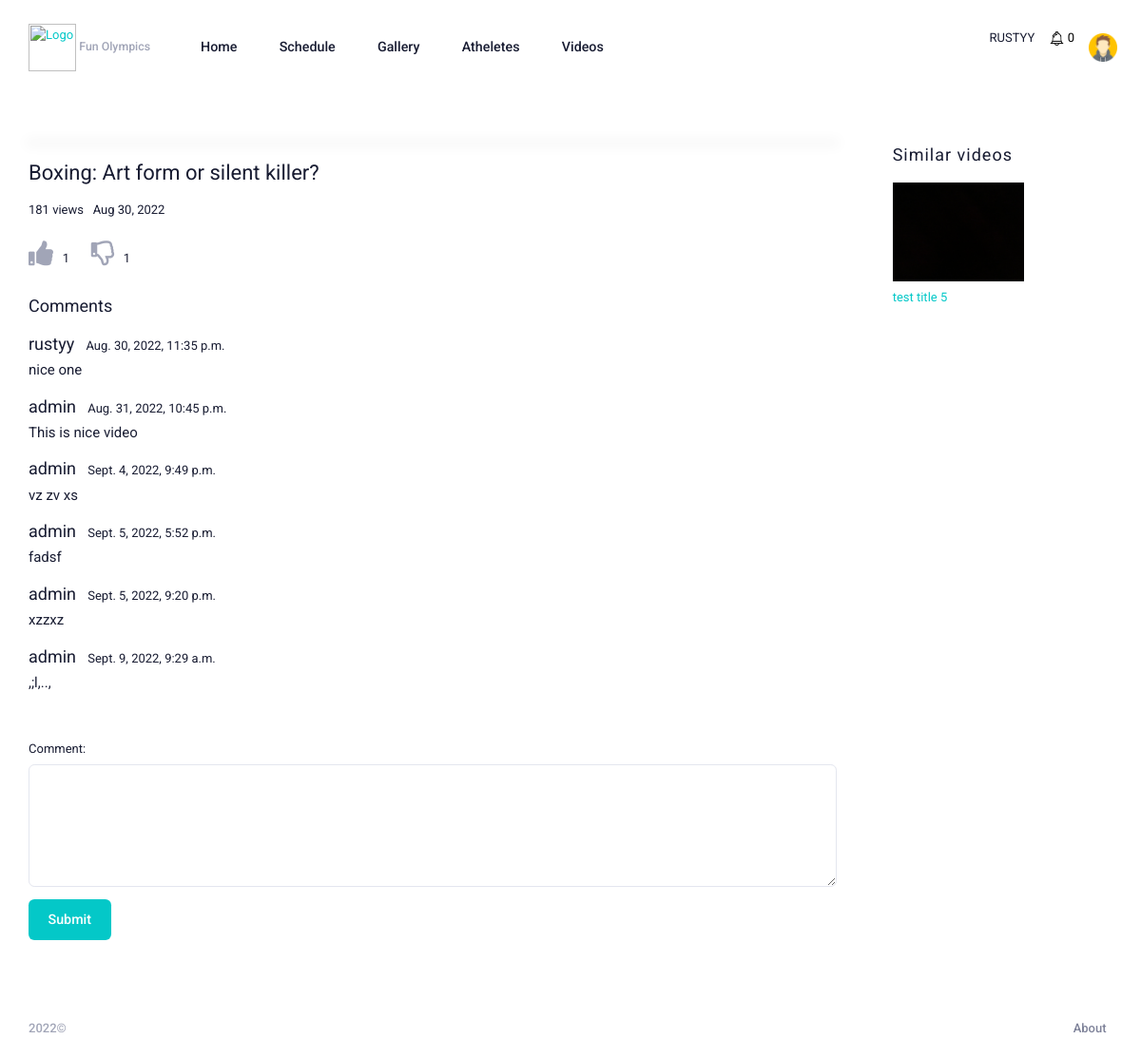
Screenshot of /videos/1/ (signed in) with the database file from the repository.
### users/models.py (models this page shows, shortened)
class CustomUser(AbstractUser):
    username = models.CharField(max_length=200, blank=True)
    email = models.EmailField(_("email address"), unique=True)
    first_name = models.CharField(max_length=250, blank=True, null=True)
    last_name = models.CharField(max_length=250, blank=True, null=True)
    phone = models.CharField(max_length=250, blank=True, null=True)
    gender = models.CharField(max_length=250, blank=True, null=True)
    country = models.CharField(max_length=250, blank=True, null=True)
    USERNAME_FIELD = "email"
    REQUIRED_FIELDS = []
    objects = CustomUserManager()

### home/models.py (models this page shows, shortened)
class Video(models.Model):
    user = models.ForeignKey(CustomUser,
                on_delete= models.CASCADE,related_name='user_video')
    category = models.ForeignKey(Categories,
        on_delete=models.DO_NOTHING, related_name='category_video', null=True)
    title = models.CharField(max_length=255)
    image = models.ImageField(upload_to='images/')
    video_link = EmbedVideoField()
    created_at = models.DateTimeField(auto_now_add=True)

class Views(models.Model):
    video = models.ForeignKey(Video, on_delete=models.CASCADE
    ,related_name='video_views')
    count = models.IntegerField(default=0, blank=True)
    created_at = models.DateTimeField(auto_now_add=True)
    def __str__(self):
        return str(self.count)
    class Meta:
        verbose_name_plural = "Views"

class Comment(models.Model):
    video = models.ForeignKey(Video, on_delete=models.CASCADE, related_name='video_comment')
    user = models.ForeignKey(CustomUser,
                on_delete= models.CASCADE,related_name='user_comment', blank=True)
    comment = models.TextField()
    created_at = models.DateTimeField(auto_now_add=True)
    update_at = models.DateTimeField(auto_now=True)

### home/views.py (the view)
# urls.py: path("videos/<int:pk>/", VideoDetailView.as_view(), name="video-detail"),
class VideoDetailView(LoginRequiredMixin, View):
    def get(self, request, pk=None):
        video = get_object_or_404(Video, id=pk)
        form = CommentForm()
        try:
            count = Views.objects.filter(video=video)[0]
        except Exception:
            count = Views.objects.create(video=video)
        count.count += 1
        count.save()
        title = "Similar"
        videos = Video.objects.filter(
            category=video.category
        ).exclude(id=video.id)[:3]
        if not videos.exists():
            title = "Recent"
            videos = Video.objects.all().order_by('-id')[:3]
        comments = Comment.objects.filter(video=video)
        like = Like.objects.filter(
            video=video, is_like=True).count()
        dislike = Like.objects.filter(
            video=video, is_like=False).count()
        context = {
            'video': video,
            'view_count': count,
            'videos': videos,
            'comments': comments,
            'form': form,
            'like': like,
            'dislike': dislike,
            'title': title,
            'pk': pk
        }
        return render(request, 'home/video/video-detail.html', context)

### home/forms.py
class CommentForm(ModelForm):
    class Meta:
        model = Comment
        fields = '__all__'

### home/context_processors.py (called while the page is built)
def get_notifications(request):
    try:
        user = request.user
        notification = Notification.objects.filter(user=user)
        count = notification.count()
    except Exception:
        notification = ""
        count = 0
    return {
        'noti_count': count,
        'noti_data' : notification
    }

def get_news(request):
    news = News.objects.all().order_by('-id')
    return {'news':news}

### templates/home/video/video-detail.html (shortened to what this page needs)
{% extends "home/base.html" %}
{% load embed_video_tags %}
{% load static %}
{% block content %}
<div id="kt_content_container" class="d-flex flex-column-fluid align-items-start container-xxl mb-15">
    <div class="content flex-row-fluid" id="kt_content">
        <div class="row">
            <div class="col-md-9">
                <div class="mt-5">
                    <p style="font-size: 22px;">{{video.title}}</p>
                    <div class="d-flex justify-content">
                        <p class="mb-0">{{view_count}} views&nbsp;&nbsp;&nbsp;</p>
                        <p class="mb-0">{{video.created_at|date:"M d, Y"}}</p>
                    </div>
                    <div class="mt-7">
                        <span class="mr-4">
                            <a href="#" target="_blank" hx-post="{% url 'like-add' pk %}" hx-target="#like-count">
                                <i class="fas fa-thumbs-up fa-2x">&nbsp;</i>
                            </a>
                            <span id="like-count">
                                {% include 'home/video/like.html' %}
                            </span>
                        </span>
                        <span class="mr-4">
                            <a href="#" target="_blank" hx-post="{% url 'dislike-add' pk %}" hx-target="#dislike-count">
                                <i class="far fa-thumbs-down fa-2x">&nbsp;</i>
                            </a>
                            <span id="dislike-count">
                                {% include 'home/video/dislike.html' %}
                            </span>
                        </span>
                    </div>
                    <p class="mt-8" style="font-size: 18px;">
                        Comments
                    </p>
                    <div class="mt-3">
                        <div id="comment-list">
                           {% include 'home/video/comment.html' %}
                        </div>
                    </div>
                    <div class="mt-15">
                        <form id="myForm">
                            <div class="form-group">
                                <label for="comment">Comment:</label>
                                <textarea class="form-control" rows="5" id="comment_box" name="comment"></textarea>
                            </div>
                            <button
                                type="submit"
                                hx-post="{% url 'video-add' pk %}"
                                hx-target="#comment-list"
                                class="btn btn-primary"
                            >
                                Submit
                            </button>
                        </form>
                    </div>
                </div>
            </div>
            <div class="col-md-3">
                <div class="pl-5">
                    <div class="mb-5">
                        <p style="font-size: 18px; letter-spacing: 1px;">{{title}} videos</p>
                    </div>
                    <div class="">
                        {% for video in videos %}
                        <a href="{% url 'video-detail' video.id %}">
                            <div class="mb-5">
                                <img src="{{video.image.url}}" width="60%">
                                <p class="mt-2">
                                    {{video.title}}
                                </p>
                            </div>
                        </a>
                        {% endfor %}
                    </div>
                </div>
            </div>
        </div>
    </div>
</div>
{% endblock %}

### templates/partials/_header.html (shortened to what this page needs)
{% load static %}
<div id="kt_header" class="header align-items-stretch" data-kt-sticky="true" data-kt-sticky-name="header"
    data-kt-sticky-offset="{default: '200px', lg: '300px'}">
    <div class="container-xxl d-flex align-items-center">
        <div class="header-logo me-5 me-md-10 flex-grow-1 flex-lg-grow-0">
            <a href="{% url 'home' %}">
                <img id="olympic-logo" alt="Logo" src="" class="logo-sticky h-50px" />
                <a href="{% url 'home' %}" class="fw-bold text-muted text-hover-primary fs-7">Fun
                    Olympics</a>
            </a>
        </div>
        <div class="text-center">
            <a href="/" class="btn">Home</a>
            <a href="{% url 'schedule' %}" class="btn">Schedule</a>
            <a href="{% url 'gallery' %}" class="btn">Gallery</a>
            <a href="{% url 'atheletes' %}" class="btn">Atheletes</a>
            <a href="{% url 'video' %}" class="btn">Videos</a>
        </div>
        <div class="d-flex align-items-stretch justify-content-between flex-lg-grow-1">
            <div class="topbar d-flex align-items-stretch flex-shrink-0">
                <div>
                    <span class="mr-3">{{request.user.username|upper}}</span>
                    <a href="#" data-toggle="dropdown">
                        <img src="/media/images/bell.png" class="img-fluid" width="15" />
                        <span style="color: black;">{{noti_count}}</span>
                    </a>
                </div>
                <div class="d-flex align-items-center me-n3 ms-1 ms-lg-3" id="kt_header_user_menu_toggle">
                    <div class="btn btn-icon btn-active-light-primary btn btn-icon btn-active-light-primary btn-custom w-30px h-30px w-md-40px h-md-40px"
                        data-kt-menu-trigger="click" data-kt-menu-attach="parent" data-kt-menu-placement="bottom-end">
                        {% if request.user.is_authenticated %}
                        {% if request.user.avatar_user.avatar %}
                        <img class="h-30px w-30px rounded" src="{{request.user.avatar_user.avatar.url}}" alt="" />
                        {% else %}
                        <img class="h-30px w-30px rounded" src="/media/images/avatar-icon-images-4.jpg" alt="" />
                        {% endif %}
                        {% endif %}
                    </div>
                </div>
            </div>
        </div>
    </div>
</div>

### templates/home/video/comment.html
{% for comment in comments %}
<span class="mb-0">
    <p style="display: inline; font-size: 18px;">
        {{comment.user.username}}&nbsp;&nbsp;</p>
        {{comment.update_at}}</span>
<p class="mt-1" style="font-size: 15px;">{{comment.comment}}</p>
{% endfor %}

### rows the page displays
CustomUser: user.username "RUSTYY"
Video: title "Boxing: Art form or silent killer?", created_at "Aug 30, 2022"
Views: count "181"
Comment: user.username "rustyy", update_at "Aug. 30, 2022, 11:35 p.m.", comment "nice one"
Comment: user.username "admin", update_at "Aug. 31, 2022, 10:45 p.m.", comment "This is nice video"
Comment: user.username "admin", update_at "Sept. 4, 2022, 9:49 p.m.", comment "vz zv xs"
Comment: user.username "admin", update_at "Sept. 5, 2022, 5:52 p.m.", comment "fadsf"
Comment: user.username "admin", update_at "Sept. 5, 2022, 9:20 p.m.", comment "xzzxz"
Comment: user.username "admin", update_at "Sept. 9, 2022, 9:29 a.m.", comment ",;l,..,"
Video: image (picture), title "test title 5"

### other values shown
{{ noti_count }} "0"
{{ like }} "1"
{{ dislike }} "1"
{{ title }} "Similar"
